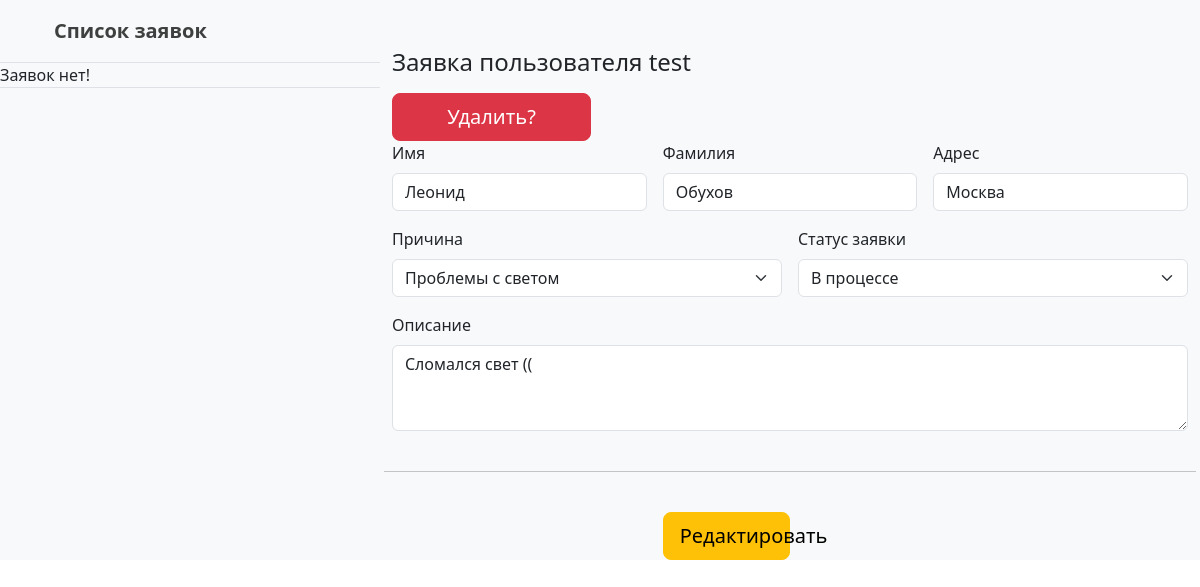
/staff/order/2/, run on the app's committed database.
### staffSite/models.py (models this page shows, shortened)
class Order(models.Model):
    user = models.ForeignKey(User, verbose_name='Пользователь', on_delete=models.CASCADE)
    second_name = models.CharField(max_length=50, verbose_name='Фамилия', null=True, blank=True)
    name = models.CharField(max_length=50, verbose_name='Имя', null=True, blank=True)
    order_type = models.ForeignKey(OrderType, verbose_name='Тип отправления',null=True, blank=True, on_delete=models.SET_NULL)
    address = models.CharField(max_length=250, verbose_name='Адрес', null=False, blank=False)
    description = models.TextField(verbose_name='Описание', null=True, blank=True)
    created = models.DateTimeField(auto_now_add=True, verbose_name='Создано')
    updated = models.DateTimeField(auto_now=True, verbose_name='Обновлено')
    status = models.ForeignKey(Status, verbose_name='Статус', on_delete=models.SET_NULL, null=True, blank=True)
    class Meta:
        verbose_name = 'Заявка'
        verbose_name_plural = 'Заявки'

class OrderType(models.Model):
    name = models.CharField(max_length=256, null=False, blank=False, verbose_name='Наименование')
    class Meta:
        verbose_name = 'Тип заявки'
        verbose_name_plural = 'Типы заявок'

class Status(models.Model):
    name = models.CharField(max_length=256, null=False, blank=False, verbose_name='Наименование')
    class Meta:
        verbose_name = 'Статус'
        verbose_name_plural = 'Статусы'

### staffSite/views.py (the view, shortened to what this page needs)
# urls.py: path('order/<int:pk>/', views.order, name='order'),
def order(request, pk):
    order = Order.objects.get(pk=pk)
    if request.user.is_superuser:
        order_list = Order.objects.all().order_by('created')
    else:
        order_list = Order.objects.filter(user = request.user.id).order_by('created')
    for el in order_list:
        print(el.status.id)
    context = {
        'order_list':order_list,
        'order':order,
        'status':Status.objects.all(),
        'order_type':OrderType.objects.all(),
    }
    return render(request, 'staffSite/order.html', context)

### staffSite/templates/staffSite/order.html (shortened to what this page needs)
{% extends 'staffSite/base.html' %}
{% block content %}
<div class="container mt-5">
  <h4 class="mb-3">Заявка пользователя {{order.user}} </h4> <a href="{% url 'delete_order' order.id %}"><button class="btn btn-danger btn-lg btn-block w-25 m-auto">Удалить?</button></a>
  <form method="POST">
    <div class="row g-3">
      <div class="col-sm-4">
        <label for="firstName" class="form-label">Имя</label>
        <input type="text" name="name" class="form-control" id="firstName" placeholder="" value="{{order.name}}" required="">
      </div>
      <div class="col-sm-4">
        <label for="lastName" class="form-label">Фамилия</label>
        <input type="text" name="second_name" class="form-control" id="lastName" placeholder="" value="{{order.second_name}}" required="">
      </div>
      <div class="col-sm-4">
        <label for="lastName" class="form-label">Адрес</label>
        <input type="text" name="address" class="form-control" id="lastName" placeholder="" value="{{order.address}}" required="">
      </div>
      <div class="col-md-6">
        <label for="country" class="form-label">Причина</label>
        <select class="form-select" name="order_type" id="country">
          {% for el in order_type %}
          <option value="{{el.id}}" {% if el == order.order_type %}selected{%endif%} >{{el.name}}</option>
          {%endfor%}
        </select>
      </div>
      <div class="col-md-6">
        <label for="country" class="form-label">Статус заявки</label>
        <select class="form-select" name="status" id="country">
          {% for el in status %}
          <option value="{{el.id}}" {% if el == order.status %} selected {%endif%}>{{el.name}}</option>
          {%endfor%}
        </select>
      </div>
      <div class="col-12">
        <div class="mb-3">
          <label for="exampleFormControlTextarea1" class="form-label">Описание</label>
          <textarea class="form-control" name="description" id="exampleFormControlTextarea1" rows="3">{{order.description}}</textarea>
        </div>
      </div>
    <hr class="my-4">
      <div class="col-md-4"></div>
      <div class="col-md-4">
        <button class="btn btn-warning btn-lg btn-block w-50 m-auto" type="submit">Редактировать</button>
      </div>
    </form>
</div>
{% endblock %}

### data on the page
Order: user "test", name "Леонид", second_name "Обухов", address "Москва", order_type "Проблемы с светом", status "В процессе", description "Сломался свет (("
